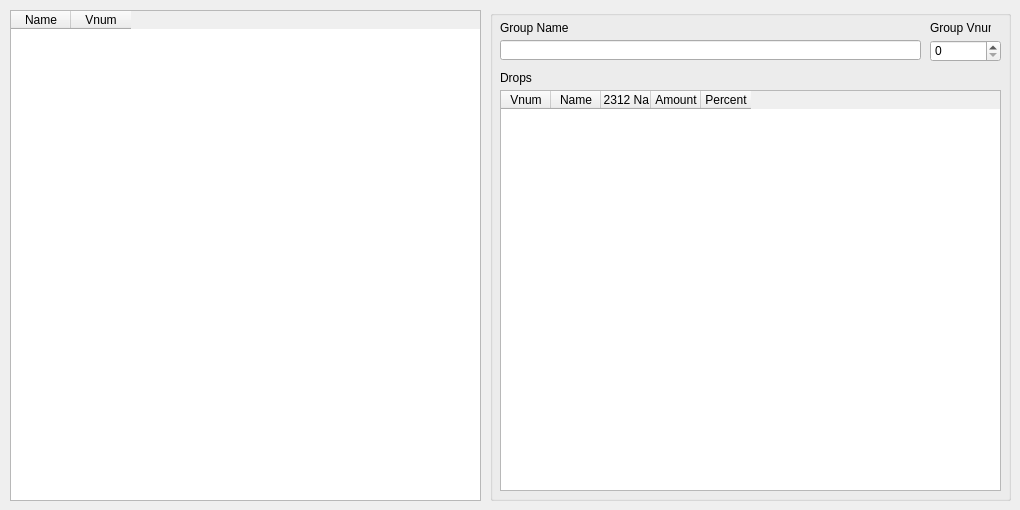
      <widget class="QWidget" name="tab_17">
       <attribute name="title">
        <string>Special Item Group</string>
       </attribute>
       <widget class="QTableWidget" name="SIGTable">
        <property name="geometry">
         <rect>
          <x>10</x>
          <y>10</y>
          <width>471</width>
          <height>491</height>
         </rect>
        </property>
        <property name="alternatingRowColors">
         <bool>true</bool>
        </property>
        <attribute name="horizontalHeaderDefaultSectionSize">
         <number>60</number>
        </attribute>
        <attribute name="verticalHeaderVisible">
         <bool>false</bool>
        </attribute>
        <attribute name="verticalHeaderDefaultSectionSize">
         <number>22</number>
        </attribute>
        <column>
         <property name="text">
          <string>Name</string>
         </property>
        </column>
        <column>
         <property name="text">
          <string>Vnum</string>
         </property>
        </column>
       </widget>
       <widget class="QGroupBox" name="groupBox_21">
        <property name="geometry">
         <rect>
          <x>490</x>
          <y>10</y>
          <width>521</width>
          <height>491</height>
         </rect>
        </property>
        <property name="title">
         <string/>
        </property>
        <widget class="QLineEdit" name="SIGGroupName">
         <property name="geometry">
          <rect>
           <x>10</x>
           <y>30</y>
           <width>421</width>
           <height>20</height>
          </rect>
         </property>
        </widget>
        <widget class="QLabel" name="label_62">
         <property name="geometry">
          <rect>
           <x>10</x>
           <y>10</y>
           <width>111</width>
           <height>16</height>
          </rect>
         </property>
         <property name="text">
          <string>Group Name</string>
         </property>
        </widget>
        <widget class="QLabel" name="label_66">
         <property name="geometry">
          <rect>
           <x>440</x>
           <y>10</y>
           <width>61</width>
           <height>16</height>
          </rect>
         </property>
         <property name="text">
          <string>Group Vnum</string>
         </property>
        </widget>
        <widget class="QSpinBox" name="SIGGroupVnum">
         <property name="geometry">
          <rect>
           <x>440</x>
           <y>30</y>
           <width>71</width>
           <height>22</height>
          </rect>
         </property>
         <property name="maximum">
          <number>35535</number>
         </property>
        </widget>
        <widget class="QTableWidget" name="SIGDropTable">
         <property name="geometry">
          <rect>
           <x>10</x>
           <y>80</y>
           <width>501</width>
           <height>401</height>
          </rect>
         </property>
         <attribute name="horizontalHeaderDefaultSectionSize">
          <number>50</number>
         </attribute>
         <attribute name="verticalHeaderVisible">
          <bool>false</bool>
         </attribute>
         <attribute name="verticalHeaderDefaultSectionSize">
          <number>22</number>
         </attribute>
         <column>
          <property name="text">
           <string>Vnum</string>
          </property>
         </column>
         <column>
          <property name="text">
           <string>Name</string>
          </property>
         </column>
         <column>
          <property name="text">
           <string>GB2312 Name</string>
          </property>
         </column>
         <column>
          <property name="text">
           <string>Amount</string>
          </property>
         </column>
         <column>
          <property name="text">
           <string>Percent</string>
          </property>
         </column>
        </widget>
        <widget class="QLabel" name="label_67">
         <property name="geometry">
          <rect>
           <x>10</x>
           <y>60</y>
           <width>111</width>
           <height>16</height>
          </rect>
         </property>
         <property name="text">
          <string>Drops</string>
         </property>
        </widget>
       </widget>
      </widget>
